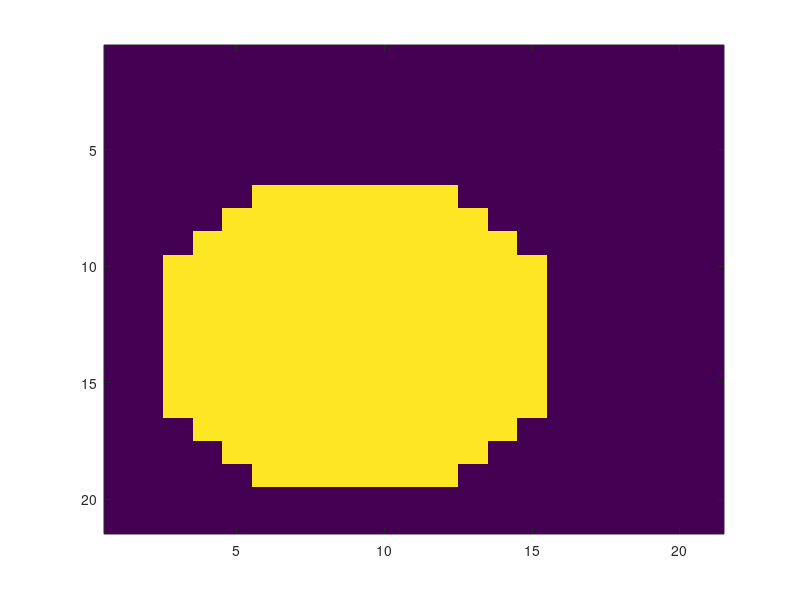

Write MATLAB code to recreate this figure.
s = zeros(21,21);
center = [13 9];
for x = 1:21
    for y = 1:21
        if norm([x y] - center) < 7
            s(x,y) = 1;
        end
    end
end
figure;
imagesc(s);